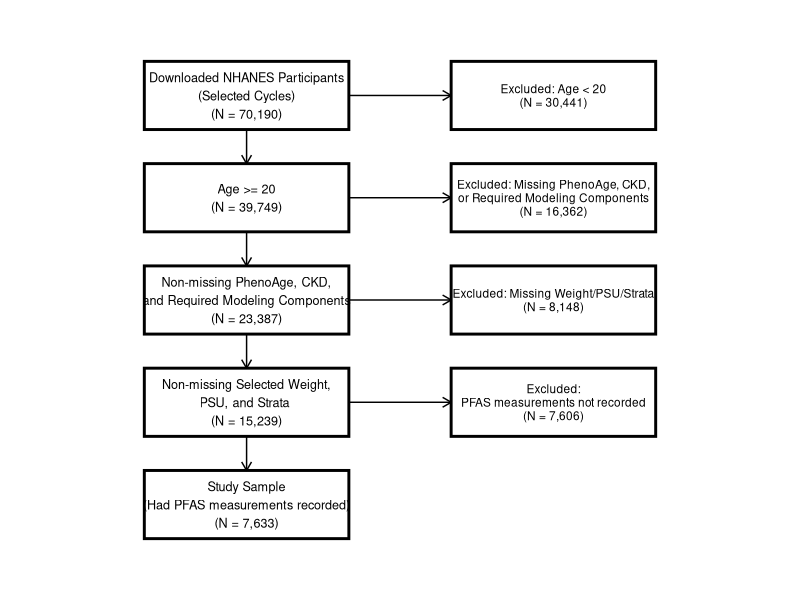
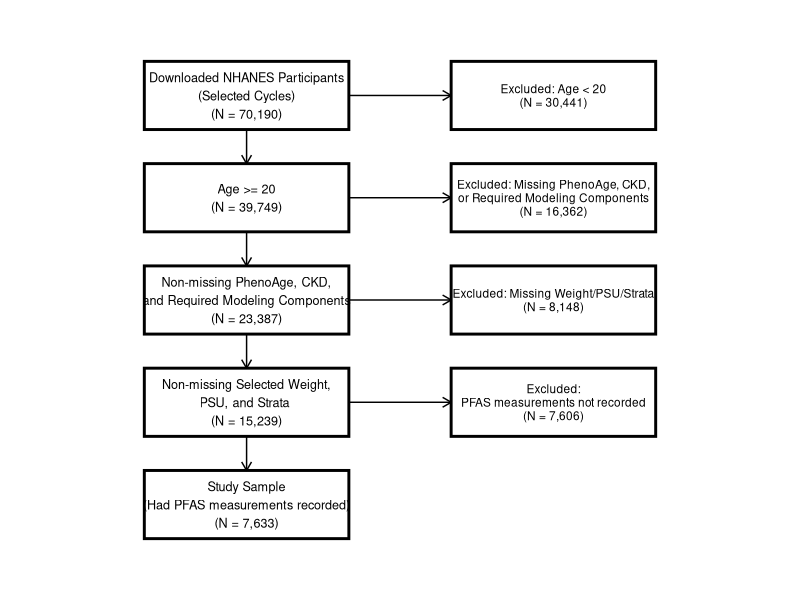

Recreate these plots in R, in order.
library(ggplot2)
library(grid)

# ---- Main vertical boxes (simplified to key analytic steps) ----
main_labels <- c(
  "Downloaded NHANES Participants\n(Selected Cycles)\n(N = 70,190)",
  "Age >= 20\n(N = 39,749)",
  "Non-missing PhenoAge, CKD,\nand Required Modeling Components\n(N = 23,387)",
  "Non-missing Selected Weight,\nPSU, and Strata \n(N = 15,239)",
  "Study Sample\n(Had PFAS measurements recorded)\n(N = 7,633)"
)

exclusion_labels <- c(
  "Excluded: Age < 20\n(N = 30,441)",
  "Excluded: Missing PhenoAge, CKD,\nor Required Modeling Components\n(N = 16,362)",
  "Excluded: Missing Weight/PSU/Strata\n(N = 8,148)",
  "Excluded:\nPFAS measurements not recorded\n(N = 7,606)"
)

top_y <- 20
step_gap <- 3
box_height <- 2

boxes <- data.frame(
  xmin = 0,
  xmax = 6,
  ymax = top_y - (seq_along(main_labels) - 1) * step_gap,
  label = main_labels
)
boxes$ymin <- boxes$ymax - box_height

# ---- Exclusion boxes ----
exclusions <- data.frame(
  xmin = 9,
  xmax = 15,
  ymax = boxes$ymax[seq_along(exclusion_labels)],
  label = exclusion_labels
)
exclusions$ymin <- exclusions$ymax - box_height

p <- ggplot() +
  
  # Main boxes
  geom_rect(data = boxes,
            aes(xmin = xmin, xmax = xmax,
                ymin = ymin, ymax = ymax),
            fill = "white", color = "black", linewidth = 1) +
  
  # Exclusion boxes
  geom_rect(data = exclusions,
            aes(xmin = xmin, xmax = xmax,
                ymin = ymin, ymax = ymax),
            fill = "white", color = "black", linewidth = 1) +
  
  # Vertical arrows
  geom_segment(
    data = data.frame(
      x = 3, xend = 3,
      y = boxes$ymin[-nrow(boxes)],
      yend = boxes$ymax[-1]
    ),
    aes(x = x, xend = xend, y = y, yend = yend),
    arrow = arrow(length = unit(0.25, "cm"))
  ) +
  
  # Horizontal exclusion arrows
  geom_segment(
    data = data.frame(
      x = 6, xend = 9,
      y = (boxes$ymin[seq_len(nrow(exclusions))] + boxes$ymax[seq_len(nrow(exclusions))]) / 2,
      yend = (boxes$ymin[seq_len(nrow(exclusions))] + boxes$ymax[seq_len(nrow(exclusions))]) / 2
    ),
    aes(x = x, xend = xend, y = y, yend = yend),
    arrow = arrow(length = unit(0.25, "cm"))
  ) +
  
  # Text labels
  geom_text(data = boxes,
            aes(x = 3, y = (ymin + ymax)/2, label = label),
            size = 3.2) +
  
  geom_text(data = exclusions,
            aes(x = 12, y = (ymin + ymax)/2, label = label),
            size = 3.0, lineheight = 0.95) +
  
  theme_void() +
  theme(
    text = element_text(family = "Times New Roman"),
    plot.title = element_text(
      hjust = 0.5,
      size = 16,
      face = "bold"
    )
  ) +
  
  coord_fixed() +
  xlim(-1, 16) +
  ylim(min(boxes$ymin) - 1, top_y + 1)

# Save as publishable-quality JPEG (300 dpi, Times New Roman)
ggsave(
  "Participant_F-Chart.jpg",
  plot = p,
  width = 10,
  height = 8,
  dpi = 300,
  device = "jpeg",
  quality = 95,
  bg = "white"
)
print(p)
